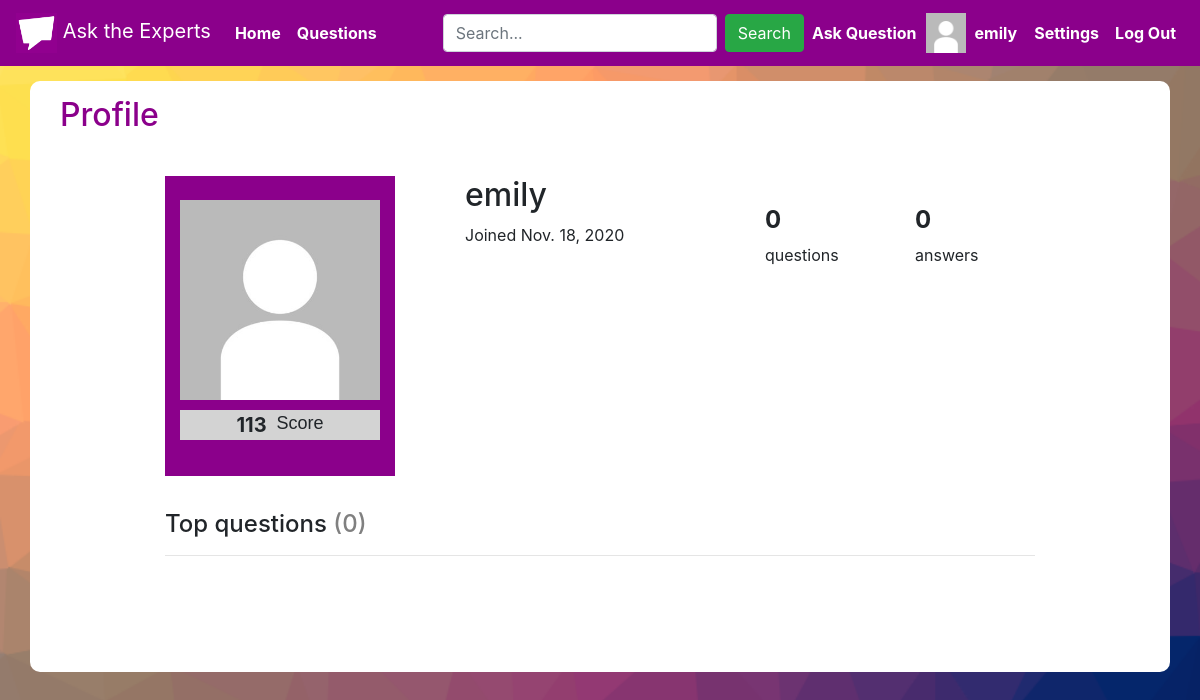
Screenshot of /profile/3/emily with the database file from the repository.
### asktheexperts/models.py (models this page shows, shortened)
class User(AbstractUser):
    photo = models.ImageField(upload_to='images/', default="images/default_image.jpg")
    upvote_question = models.ManyToManyField("Question", symmetrical=False, related_name="question_upvoted")
    upvote_answer = models.ManyToManyField("Answer", symmetrical=False, related_name="answer_upvoted")
    downvote_question = models.ManyToManyField("Question", symmetrical=False, related_name="question_downvoted")
    downvote_answer = models.ManyToManyField("Answer", symmetrical=False, related_name="answer_downvoted")
    score = models.IntegerField(default=1)
    joined = models.DateField(auto_now_add=True)

### asktheexperts/views.py (the view)
# urls.py: path("profile/<int:user_id>/<str:username>", views.profile, name="profile"),
def profile(request, user_id, username):
    user = User.objects.get(id=user_id)
    questions = Question.objects.filter(user_id=user.id).order_by("-votes")
    return render(request, "asktheexperts/profile.html", {
        "user": user,
        "questions": questions
    })

### asktheexperts/templates/asktheexperts/profile.html (shortened to what this page needs)
{% extends "asktheexperts/layout.html" %}
{% load static %}
{% block body %}
    <div class="container questions white-div">
        <div class="container top-header">
            <h2 class="darkmagenta">Profile</h2>
        </div>
        <br>
        <div class="container count-buttons-div">
            <div class="row questions-count">
                <div class="col">
                    <div id="photo-box" class="col">
                        <br>
                        <img src="{{ user.photo.url }}" height="200px" width="200px">
                        <br>
                        <div class="col">
                            <div id="score-box" class="row justify-content-center">
                                <span id="user-score">{{ user.score }}</span>
                                <span id="score-tag">Score</span>
                            </div>
                        </div>
                    </div>
                </div>
                <div class="col">
                    <h2>
                        {{ user.username }}
                    </h2>
                    Joined {{ user.joined }}
                </div>
                <div class="col">
                    <div id="profile-info-div" class="row">
                        <div class="col">
                            <h4><strong>{{ user.questioned.count}}</strong></h4> {% if user.questioned.count == 1 %} question{% else %} questions{% endif %}
                        </div>
                        <div class="col">
                            <h4><strong>{{ user.answered_user.count }}</strong></h4> {% if user.answered_user.count == 1 %} answer{% else %} answers{% endif %}
                        </div>
                    </div>
                </div>
            </div>
            <br>
            <h4>Top questions <span id="profile-question-count">({{ questions.count }})</span></h4>
            <hr>
        </div>
    </div>
{% endblock %}

### asktheexperts/templates/asktheexperts/layout.html (shortened to what this page needs)
{% load static %}
<!DOCTYPE html>
<html lang="en">
    <head>
        <link rel="stylesheet" href="https://stackpath.bootstrapcdn.com/bootstrap/4.4.1/css/bootstrap.min.css">
        <link href="{% static 'asktheexperts/styles.css' %}" rel="stylesheet">
    </head>
    <body>
        <nav id="nav-bar" class="navbar navbar-expand-lg navbar-dark">
            <a class="navbar-brand" href="{% url 'index' %}">
                <img src="static/logo.png" height="40px" loading="lazy">
                Ask the Experts
            </a>
            <div class="collapse navbar-collapse" id="navbarSupportedContent">
                <ul class="navbar-nav mr-auto">
                    <li class="nav-item active">
                        <a class="nav-link" href="{% url 'index' %}"><strong>Home</strong> <span class="sr-only">(current)</span></a>
                    </li>
                    <li class="nav-item active">
                        <a class="nav-link" href="{% url 'questions' %}"><strong>Questions</strong></a>
                    </li>
                </ul>
                <ul class="navbar-nav ml-auto">
                    <form class="form-inline my-2 my-lg-0" action="{% url 'search' %}" method="get">
                        <input class="form-control mr-sm-2" type="text" name="q" placeholder="Search..." aria-label="Search">
                        <button class="btn btn-success my-2 my-sm-0" type="submit">Search</button>
                    </form>
                    {% if user.is_authenticated %}
                        <li class="nav-item active">
                            <a class="nav-link" href="{% url 'ask_question' %}"><strong>Ask Question</strong></a>
                        </li>
                        <a class="no-decoration" href="{% url 'profile' user.id user.username %}">
                            <div class="row" style="margin-left: 1px; margin-right: 1px;">
                                <li class="nav-item active">
                                    <img src="{{ user.photo.url }}" height="40px" width="40px">
                                </li>
                                <li class="nav-item active" style="margin-left: 1px;">
                                    <span class="nav-link"><strong>{{ user.username }}</strong></span>
                                </li>
                            </div>
                        </a>
                        <li class="nav-item active">
                            <a class="nav-link" href="{% url 'settings' %}"><strong>Settings</strong></a>
                        </li>
                        <li class="nav-item active">
                            <a class="nav-link" href="{% url 'logout' %}"><strong>Log Out</strong></a>
                        </li>
                    {% endif %}
                </ul>
            </div>
        </nav>
        {% block body %}
        {% endblock %}
    </body>
</html>

### asktheexperts/static/asktheexperts/styles.css (style rules this page uses)
#nav-bar { background-color: darkmagenta; }
body { background: url('/static/background.png') no-repeat center center fixed; -webkit-background-size: cover; -moz-background-size: cover; -o-background-size: cover; background-size: cover; }
.darkmagenta { color:darkmagenta; }
.questions { background-color: white; margin-top: 15px; margin-bottom: 15px; border-radius: 10px; }
.white-div { padding-bottom: 100px; }
.top-header { padding-top: 15px; }
.count-buttons-div { max-width: 900px; }
.questions-count { margin-bottom: 10px; padding-top:10px; }
button { background-color: Transparent; background-repeat:no-repeat; border: none; cursor:pointer; overflow: hidden; outline:none; }
#photo-box { background-color:darkmagenta; width: 230px; height: 300px; }
#score-box { background-color:lightgray; margin-top: 10px; }
#user-score { font-weight: bold; font-size: 20px; }
#score-tag { font-family:'Franklin Gothic Medium', 'Arial Narrow', Arial, sans-serif; font-size: 18px; margin-left: 10px; }
#profile-info-div { margin-top: 30px; }
#profile-question-count { color: gray; }

### rows the page displays
User: photo (placeholder picture), username "emily", score "113", joined "Nov. 18, 2020", questioned.count "0", answered_user.count "0"

### other values shown
{{ questions.count }} "0"
